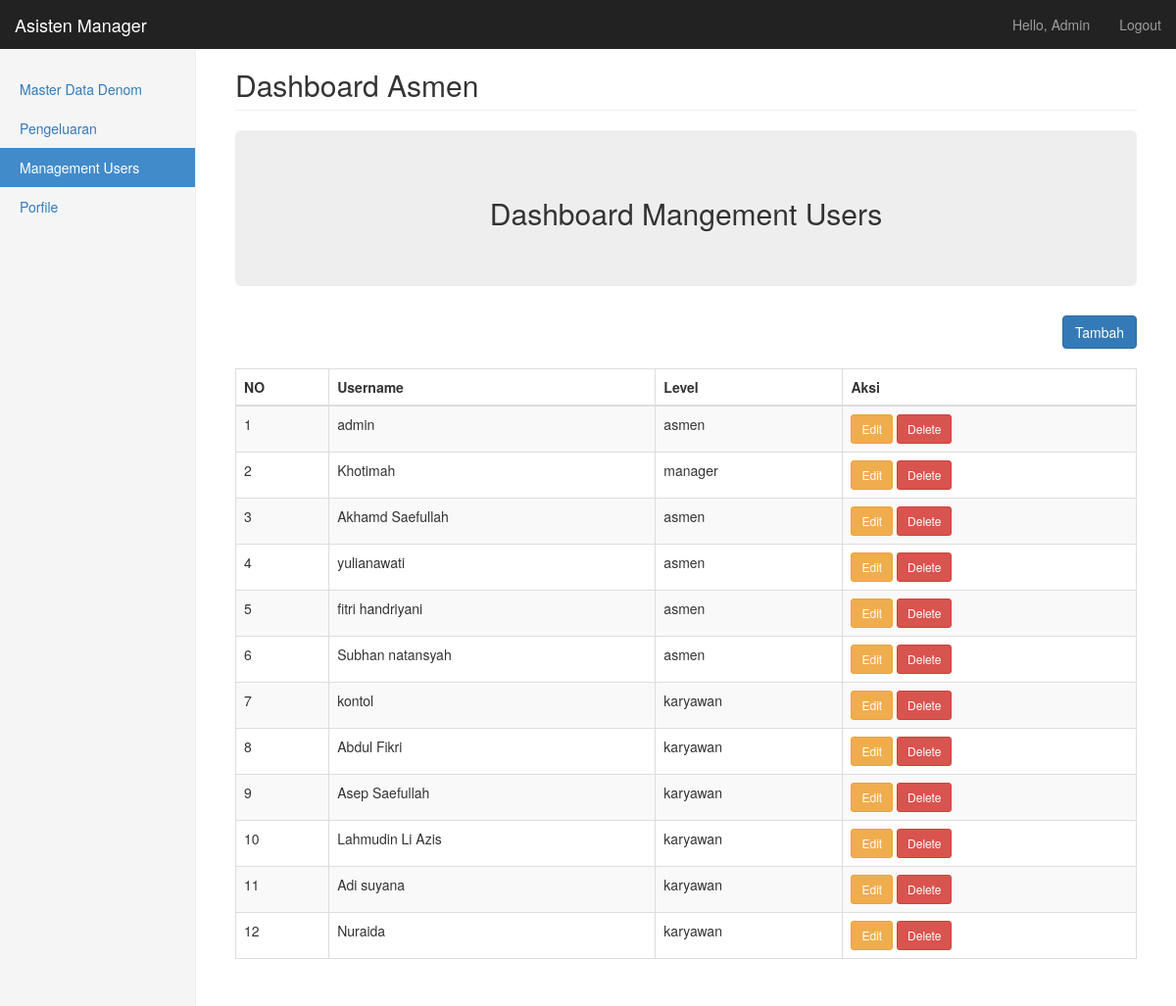
Screenshot of /asmen/users/v_index.php (signed in) with the database file from the repository.
### tables this page shows
CREATE TABLE `user` (
  `id_user` int(11) NOT NULL,
  `user` varchar(50) NOT NULL,
  `pass` varchar(100) NOT NULL,
  `level` enum('asmen','karyawan','manager') NOT NULL,
  `last_login` datetime DEFAULT NULL
);

### asmen/users/v_index.php (the view, shortened to what this page needs)
<?php
    include '../../koneksi.php';
    ?>
<!DOCTYPE html>
<html lang="en">
<head>
    <link href="../../css/bootstrap.min.css" rel="stylesheet">
    <link href="../../css/dashboard.css" rel="stylesheet">
    <link href="https://cdn.datatables.net/1.10.22/css/dataTables.bootstrap.min.css" rel="stylesheet" type="text/css" />
    <link href="../../css/dataTables.tableTools.min.css" rel="stylesheet" type="text/css" />
</head>
<body>
    <nav class="navbar navbar-inverse navbar-fixed-top">
        <div class="container-fluid">
            <div class="navbar-header">
                <a class="navbar-brand" href="#">Asisten Manager</a>
            </div>
            <div id="navbar" class="navbar-collapse collapse">
                <ul class="nav navbar-nav navbar-right">
                    <li><a href="#"><?php echo "Hello, ".ucwords($_SESSION['user']);?></a></li>
                    <li><a href="../../logout.php">Logout</a></li>
                </ul>
            </div>
        </div>
    </nav>
    <div class="container-fluid">
        <div class="row">
            <div class="col-sm-3 col-md-2 sidebar">
                <ul class="nav nav-sidebar">
                    <?php if($_SESSION['level']=='asmen'){?>
                    <li class=""><a href="../../dashboard_u.php">Master Data Denom</a></li>
                    <li class=""><a href="../pengeluaran/v_index.php">Pengeluaran</a></li>
                    <li class="active"><a href="v_index.php">Management Users</a></li>
                    <li><a href="../profile/v_index.php">Porfile</a></li>
                    <?php } ?>
                </ul>
            </div>
            <div class="col-sm-9 col-sm-offset-3 col-md-10 col-md-offset-2 main">
                <h2 class="page-header">Dashboard <?php echo ucfirst($_SESSION['level']);?></h2>
                <div class="row">
                    <div class="col-lg-12">
                        <div class="jumbotron">
                            <h2 class="text-center">Dashboard Mangement Users</h2>
                        </div>
                        <div style="text-align: right;">
                            <button class="btn btn-xl btn-primary" data-toggle="modal" data-target="#exampleModal">Tambah</button>
                        </div><br>
                        <table id="denomKertas" class="table table-bordered table-striped dataTable">
                            <thead>
                                <tr role="row">
                                    <th>NO</th>
                                    <th>Username</th>
                                    <th>Level</th>
                                    <th>Aksi</th>
                                </tr>
                            </thead>
                            <tbody>
                                <?php
                                $results = $mysqli->query("SELECT * FROM user");
                                if ($results->num_rows > 0) {
                                    $no =1;
                                    while ($row = $results->fetch_assoc()) {
                                    ?>
                                        <tr>
                                            <td><?php echo $no++; ?></td>
                                            <td><?=$row['user'] ?></td>
                                            <td><?=$row['level'] ?></td>
                                            <td>
                                                <a class="btn btn-sm btn-warning" href="v_edit.php?id_user=<?= $row['id_user']?>">Edit</a>
                                                <a class="btn btn-sm btn-danger" href="func_del_user.php?id_user=<?=$row["id_user"]?>">Delete</a>
                                            </td>
                                        </tr>
                                        <?php
                                    }
                                }
                                ?>
                            </tbody>
                        </table>
                    </div>
                </div>
                <br>
            </div>
        </div>
    </div>
</body>
</html>

### css/dashboard.css (style rules this page uses)
body { padding-top: 50px; }
.navbar-fixed-top { border: 0; }
.sidebar { display: none; }
@media (min-width: 768px) { .sidebar { position: fixed; top: 51px; bottom: 0; left: 0; z-index: 1000; display: block; padding: 20px; overflow-x: hidden; overflow-y: auto; background-color: #f5f5f5; border-right: 1px solid #eee; } }
.nav-sidebar { margin-right: -21px; margin-bottom: 20px; margin-left: -20px; }
.nav-sidebar > li > a { padding-right: 20px; padding-left: 20px; }
.nav-sidebar > .active > a, .nav-sidebar > .active > a:hover, .nav-sidebar > .active > a:focus { color: #fff; background-color: #428bca; }
.main { padding: 20px; }
@media (min-width: 768px) { .main { padding-right: 40px; padding-left: 40px; } }
.main .page-header { margin-top: 0; }

### rows the page displays
user: user "admin", level "asmen"
user: user "Khotimah", level "manager"
user: user "Akhamd Saefullah", level "asmen"
user: user "yulianawati", level "asmen"
user: user "fitri handriyani", level "asmen"
user: user "Subhan natansyah", level "asmen"
user: user "kontol", level "karyawan"
user: user "Abdul Fikri", level "karyawan"
user: user "Asep Saefullah", level "karyawan"
user: user "Lahmudin Li Azis", level "karyawan"
user: user "Adi suyana", level "karyawan"
user: user "Nuraida", level "karyawan"

### other values shown
$_SESSION['user'] "Admin"
$_SESSION['level'] "Asmen"
